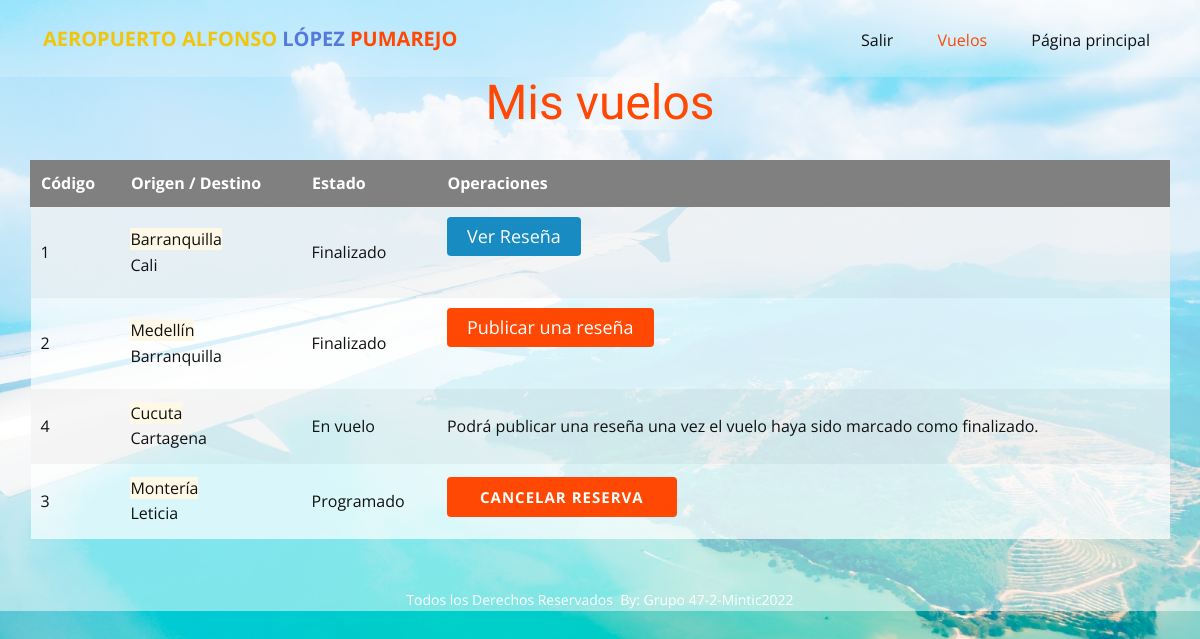
Before: /misvuelos (signed in) with the older database file.
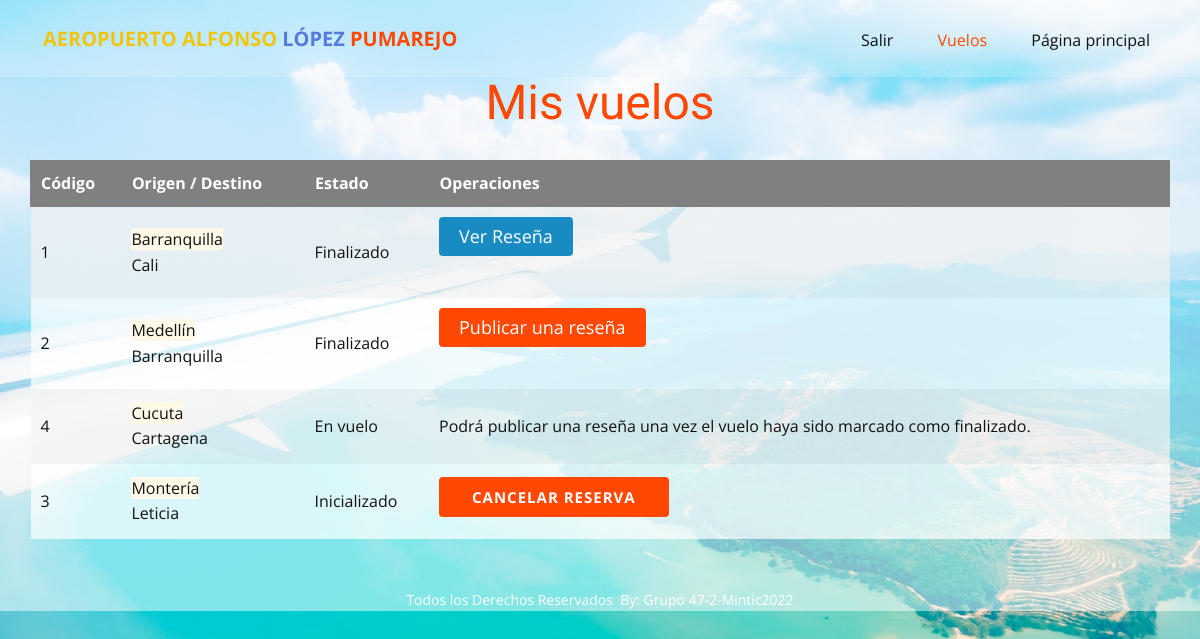
After: the same page with the newer database file.
### tables this page shows
CREATE TABLE Review (idReview INTEGER PRIMARY KEY AUTOINCREMENT UNIQUE NOT NULL, idVuelo int REFERENCES Vuelo (idVuelo) ON DELETE CASCADE ON UPDATE CASCADE, comment varchar (500), puntuacion int (1), idUser VARCHAR (150) REFERENCES Usuario (idUser) ON DELETE CASCADE ON UPDATE CASCADE NOT NULL, fechaReview timestamp);

CREATE TABLE Vuelo (idVuelo INTEGER PRIMARY KEY AUTOINCREMENT UNIQUE NOT NULL, estadoVuelo varchar (20), origenVuelo varchar (50), destinoVuelo varchar (50), capacidad int (3), avion varchar (30), fechaVuelo timestamp, idPiloto VARCHAR (150) REFERENCES Usuario (idUser) ON DELETE CASCADE ON UPDATE CASCADE NOT NULL, idcoPiloto VARCHAR (150) REFERENCES Usuario (idUser) ON DELETE SET NULL ON UPDATE SET NULL);

### main.py (the view, shortened to what this page needs)
@app.route("/misvuelos", methods=["GET", "POST"])
def misvuelos():
   if 'idUser' in session:
      vuelo = Vuelo()
      vuelos = vuelo.buscarVuelos("reservas","","",session['idUser'],"")
      form = frmPublicarReview()
      return render_template("reservas.html", vuelos = vuelos, form=form)
   else:
      flash('No tiene permisos para acceder a está página.', 'errormsg')
      return redirect(url_for('paginaprincipal'))

### clases.py (called while the page is built)
def dict_factory(cursor, row):
    d = {}
    for idx, col in enumerate(cursor.description):
        d[col[0]] = row[idx]
    return d

    def sql_connection(self):
        try:
            con=sqlite3.connect('database/database.db')
            con.row_factory = dict_factory
            return con
        except Error:
            print(Error)

### templates/reservas.html (shortened to what this page needs)
<!DOCTYPE html>
<html style="font-size: 16px;">
  <head>
    <link rel="stylesheet" href="../static/nicepage.css" media="screen">
    <link rel="stylesheet" href="../static/gestion-vuelos.css" media="screen">
    <link rel="stylesheet" href="../static/core.css" media="screen">
  </head>
  <body class="u-body">
        {% include 'menu.html' %}
    <section class="u-clearfix u-section-1" id="sec-9944">
      <div class="u-clearfix u-sheet u-sheet-1">
        <h1 class="u-align-center u-text u-text-default u-text-1">Mis vuelos</h1>
        <div class="u-expanded-width u-table u-table-responsive u-table-1">
          <table class="u-table-entity">
            <thead class="u-grey-50 u-table-header u-table-header-1">
              <tr style="height: 41px;">
                <th class="u-border-1 u-border-grey-50 u-table-cell">Código</th>
                <th class="u-border-1 u-border-grey-50 u-table-cell">Origen / Destino</th>
                <th class="u-border-1 u-border-grey-50 u-table-cell">Estado</th>
                <th class="u-border-1 u-border-grey-50 u-table-cell">Operaciones</th>
              </tr>
            </thead>
            <tbody class="u-table-body">
              {%for v in vuelos %}
              <tr style="height: 75px;">
                <td class="u-border-1 u-border-grey-40 u-border-no-left u-border-no-right u-table-cell">{{v.idVuelo}}</td>
                <td class="u-border-1 u-border-grey-40 u-border-no-left u-border-no-right u-table-cell"><span class="origen">{{v.origenVuelo}}</span><br> <span class="destino">{{v.destinoVuelo}}</span></td>
                <td class="u-border-1 u-border-grey-40 u-border-no-left u-border-no-right u-table-cell">{{v.estadoVuelo}}</td>
                  <td class="u-border-1 u-border-grey-40 u-border-no-left u-border-no-right u-table-cell u-table-cell-12">
                {% if v.estadoVuelo =="Finalizado" %}
                    {% if v.review > 0 %}
                        <label for="spoiler{{v.idVuelo}}" style="background: #188bc2;" >Ver Reseña</label>
                    {% else %}
                        <label for="spoiler{{v.idVuelo}}" >Publicar una reseña</label>
                    {% endif %}
                {% elif v.estadoVuelo == "Inicializado" or v.estadoVuelo == "Programado" %}
                    <a class="u-btn u-button-style u-hover-palette-1-dark-1 u-palette-1-base u-btn-2" href="cancelar-reserva/{{ v.idVuelo }}">Cancelar reserva</a>
                {% else %}
                    Podrá publicar una reseña una vez el vuelo haya sido marcado como finalizado.
                {% endif %}
                  </td>
              </tr>
              {%endfor%}
            </tbody>
          </table>
        </div>
      </div>
    </section>
    <footer class="u-align-center u-clearfix u-footer u-grey-80 u-footer" id="sec-7e24"><div class="u-clearfix u-sheet u-sheet-1">
        <p class="u-small-text u-text u-text-variant u-text-1"> Todos los Derechos Reservados&nbsp;
By: Grupo 47-2-Mintic2022</p>
      </div></footer>
</body>
</html>

### templates/menu.html (shortened to what this page needs)
<header class="u-clearfix u-header u-header" id="sec-d507"><div class="u-clearfix u-sheet u-sheet-1">
<nav class="u-menu u-menu-dropdown u-offcanvas u-menu-1" style="z-index: 999;">
    <div class="u-custom-menu u-nav-container">
      <ul class="u-nav u-unstyled u-nav-1">
        {% if session and 'idUser' in session%}
        <li class="u-nav-item"><a href="{{url_for('salir')}}"class="u-button-style u-nav-link">Salir</a>
        </li>
        {% endif %}
          <li class="u-nav-item"><a class="u-button-style u-nav-link u-text-active-palette-1-base u-text-hover-palette-2-base" href="#" style="padding: 10px 20px;">Vuelos</a>
          </li>
          <li class="u-nav-item"><a class="u-button-style u-nav-link u-text-active-palette-1-base u-text-hover-palette-2-base" href="{{url_for('paginaprincipal')}}" style="padding: 10px 20px;">Página principal</a>
        </li>
</ul>
    </div>
  </nav>
  <p class="u-text u-text-default u-text-1">
    <font color="#f1c50e">AEROPUERTO ALFONSO </font>
    <span class="u-text-palette-2-base">LÓPEZ </span>
    <span class="u-text-palette-1-base">PUMAREJO</span>
  </p>
</div></header>

### static/gestion-vuelos.css (style rules this page uses)
.u-section-1 .u-sheet-1 { min-height: 686px; }
.u-section-1 .u-text-1 { margin: 0 auto; }
.u-section-1 .u-btn-2 { border-style: none; font-weight: 700; font-size: 0.9375rem; background-image: none; margin: -53px 12px 0 auto; padding: 8px 33px; }
.u-section-1 .u-table-1 { margin-top: 14px; margin-bottom: 0; }
.u-section-1 .u-table-header-1 { font-weight: 700; background-image: none; }
.u-section-1 .u-table-cell-12 { margin-bottom: 0; }

### static/core.css (style rules this page uses)
input[id^="spoiler"] + label { display: inline-block; margin: 0 auto; padding: 5px 20px; background: #ff4804; color: #fff; text-align: center; font-size: 18px; border-radius: 4px; cursor: pointer; transition: all .6s; }
span.origen { background: #fef9e6; }

Changed rows visible on the page:
changed Vuelo "Montería": estadoVuelo "Programado" → "Inicializado"
